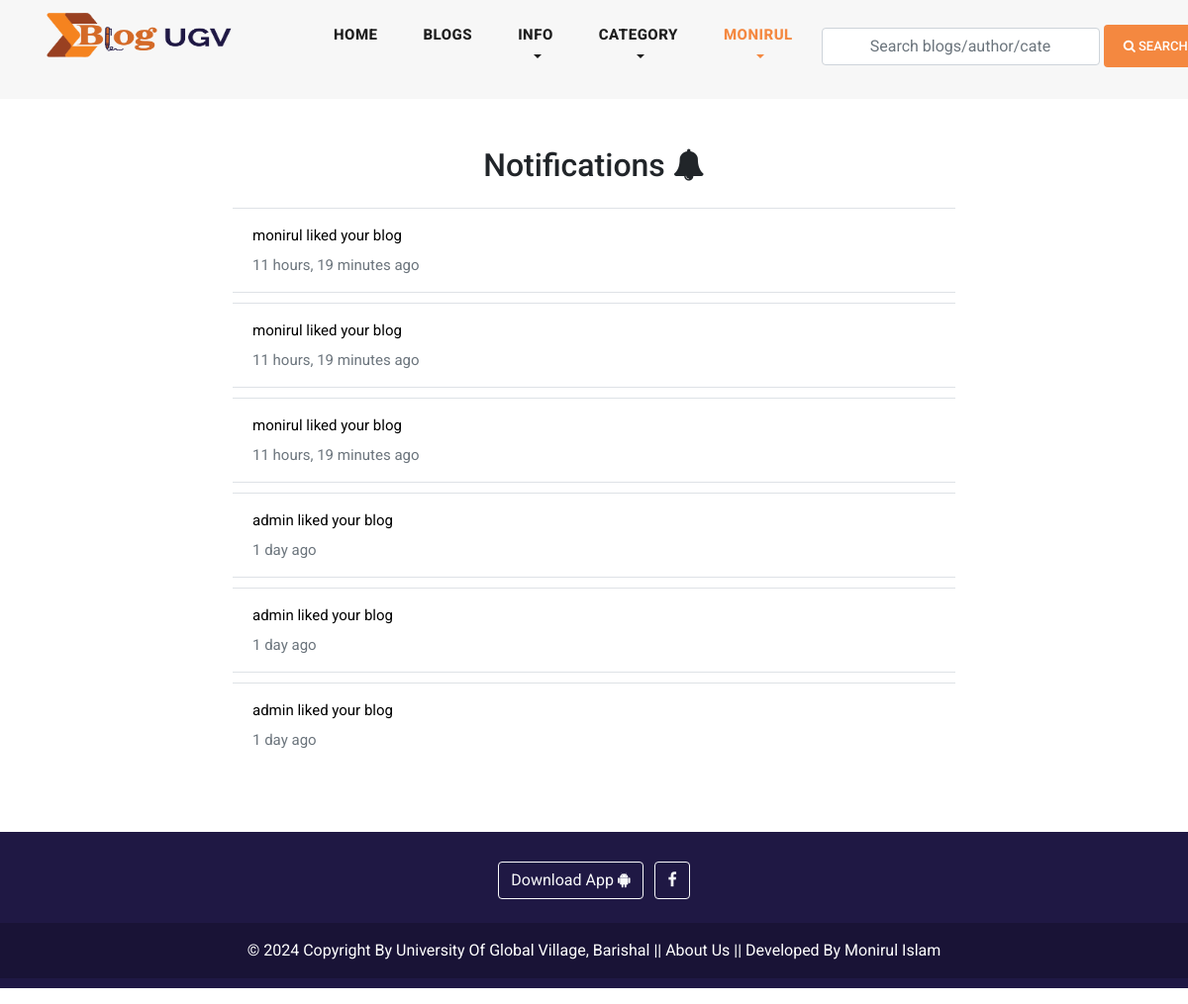
The app's page /user_notifications/ (signed in), older data.
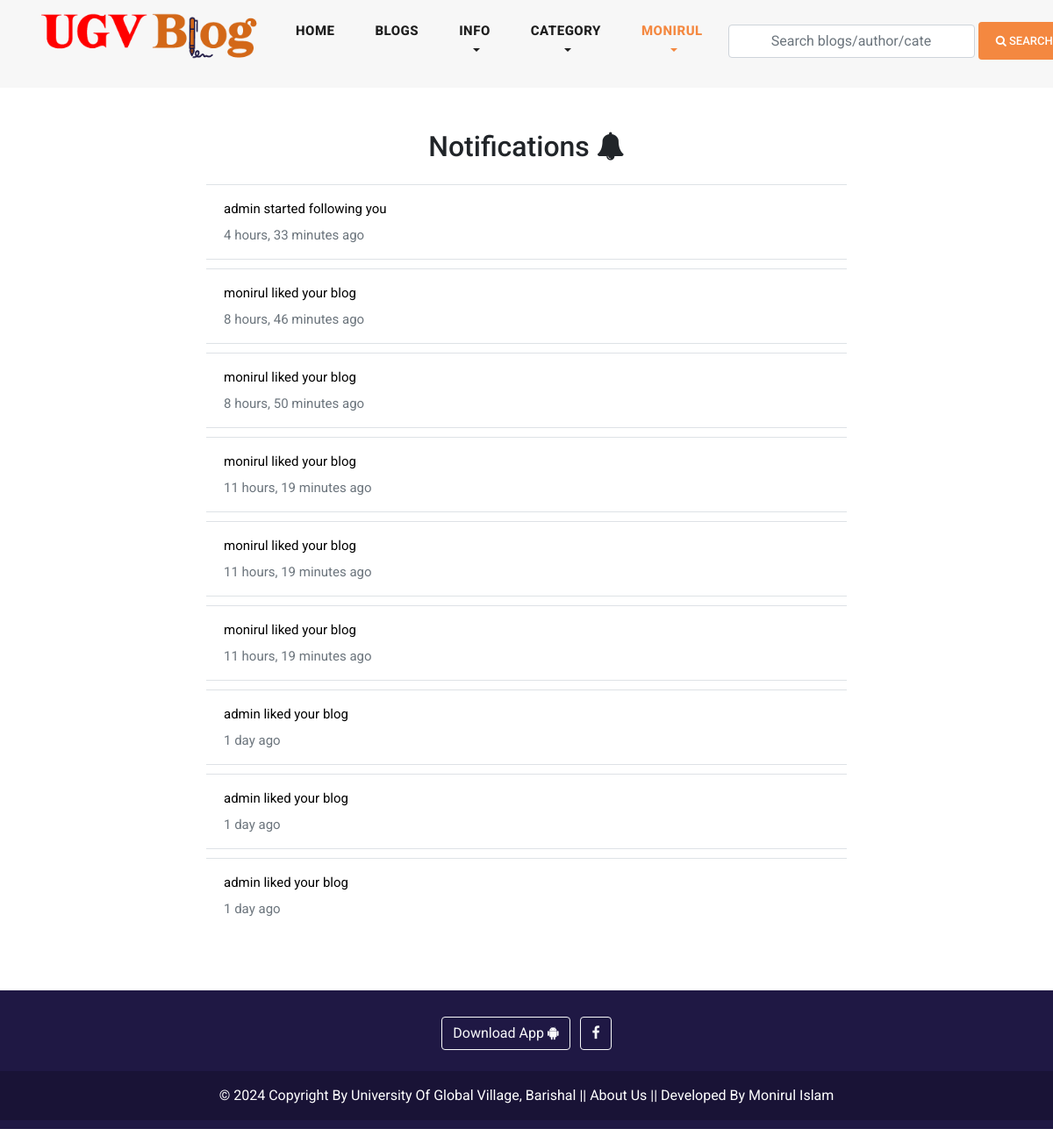
The same page, newer data.
### blog/models.py (models this page shows, shortened)
class Site(models.Model):
    header_logo = models.ImageField(upload_to="site_info")
    footer_logo = models.ImageField(upload_to="site_info")
    site_name = models.CharField(max_length=25)

### notification/models.py (models this page shows, shortened)
class Notification(models.Model):
    NOTIFICATION_TYPES = {
        "Blog", "Like", "Follow"
    }
    content_type = models.ForeignKey (
        ContentType,
        on_delete=models.CASCADE
    )
    object_id = models.BigIntegerField()
    content_object =GenericForeignKey('content_type', 'object_id')
    user = models.ForeignKey(
        User,
        related_name ='user_notifications',
        on_delete = models.CASCADE
    )
    text = models.CharField(max_length=150)
    is_seen = models.BooleanField(default=False)
    notification_types = models.CharField(
        max_length = 20,
        choices = list(zip(NOTIFICATION_TYPES, NOTIFICATION_TYPES))
    )
    created_date = models.DateTimeField(auto_now_add=True)

### user_profile/views.py (the view)
# urls.py: path('user_notifications/',user_notifications, name='user_notifications'),
@login_required(login_url ='login')
def user_notifications(request):
    notifications = Notification.objects.filter(
        user = request.user,
        is_seen = False
    )
    for notification in notifications:
        notification.is_seen = True
        notification.save()
    return render(request,'notifactions.html')

### blog/context_processors.py (called while the page is built)
def get_all_categories(request):
    categories = Category.objects.all()[:20]
    category_counts = []
    for category in categories:
        blog_count = Blog.objects.filter(category=category).count()
        if blog_count > 0:  # Only include non-empty categories
            category_counts.append({'category': category, 'blog_count': blog_count})
    context = {
        "categories":categories,
        "category_counts": category_counts,
    }
    return context

def site_info(request):
    site = Site.objects.all()
    context = {
        "site":site,
    }
    return context

def ugv_ads(request):
    latest_ad = Ugv_Ad.objects.all()
    context =  {
        'latest_ad': latest_ad,
    }
    return context

### user_profile/context_processors.py (called while the page is built)
def user_notifications(request):
    context = {}
    if request.user.is_authenticated:
        notifications = Notification.objects.filter(
            user = request.user
        ).order_by('-created_date')
        unseen = notifications.exclude(is_seen = True)
        context['notifications'] = notifications
        context['unseen'] = unseen.count()
    return context

### templates/notifactions.html (shortened to what this page needs)
{% extends 'base.html' %}
{% load static %}
{% block content %}
<section class="notifications">
    <div class="container">
        <div class="row justify-content-center mt-5">
            <div class="col-md-8">
                <h2 class="text-center mb-4">Notifications <i class="fa fa-bell"></i></h2>
                {% if notifications %}
                    <ul class="list-group list-group-flush">
                        {% for notification in notifications|slice:"50" %}
                            {% if notification.content_object %}
                                <li class="list-group-item notification-item">
                                    {% if notification.notification_types == 'Blog' or notification.notification_types == 'Like' %}
                                        <a class="text-decoration-none notification-link" href="{% if notification.content_object.slug %}{% url 'blog_details' notification.content_object.slug %}{% endif %}">
                                            <p>{{notification.text}}</p>
                                            <p class="text-muted">{{notification.created_date|timesince}} ago</p>
                                        </a>
                                    {% else %}
                                        <a class="text-decoration-none notification-link" href="{% url 'view_user_information' notification.content_object.followed_by.username %}">
                                            <p>{{notification.text}}</p>
                                            <p class="text-muted">{{notification.created_date|timesince}} ago</p>
                                        </a>
                                    {% endif %}
                                </li>
                            {% endif %}
                        {% endfor %}
                    </ul>
                {% else %}
                    <p class="text-center">No notifications yet.</p>
                {% endif %}
            </div>
        </div>
    </div>
</section>
{% endblock content %}

### templates/header.html (shortened to what this page needs)
{% load static %}
<header class="">
    <nav class="navbar navbar-expand-lg">
        <div class="container">
            {% for site_instance in site %}
            <a  class="navbar-brand" href="{% url 'home'  %}"><img draggable="false" style="width: 250px; height: 60px;" src="{{site_instance.header_logo.url}}" alt=""></a>
            {% endfor %}
        <div class="collapse navbar-collapse" id="navbarResponsive">
            <ul class="navbar-nav ml-auto">
            <li class="nav-item {% if request.path == '/' %}active{% endif %}">
                <a class="nav-link" href="{% url 'home' %}">Home
                </a>
            </li>
            <li class="nav-item {% if request.path == '/blogs/' %}active{% endif %}">
                <a class="nav-link" href="{% url 'blogs' %}">Blogs</a>
            </li>
            <li class="nav-item dropdown {% if '/top-bloggers/' in request.path %}active {% elif '/about/' in request.path %} active {% elif '/contact/' in request.path %} active {% elif '/archive/' in request.path %} active {% endif %}  ">
                <a class="nav-link dropdown-toggle" href="#" id="navbarDropdown" role="button" data-toggle="dropdown" aria-haspopup="true" aria-expanded="false">
                  Info
                </a>
            </li>
            <li class="nav-item dropdown {% if '/category_blogs/' in request.path %} active {% endif %}">
                <a class="nav-link dropdown-toggle" href="#" id="navbarDropdown" role="button" data-toggle="dropdown" aria-haspopup="true" aria-expanded="false">
                  Category
                </a>
            </li>
            <li>
                {% if request.user.is_authenticated %}
                <li class="nav-item dropdown {% if '/profile/' in request.path %}active {% elif '/user_notifications/' in request.path %}active {% elif '/wishlist/' in request.path %}active {% elif '/line_chart/' in request.path %}active {% endif %} ">
                    <a class="nav-link dropdown-toggle" href="#" id="navbarDropdown" role="button" data-toggle="dropdown" aria-haspopup="true" aria-expanded="false">
                      {% if request.user.username %}
                      {{request.user.username}}
                      {% endif %}
                    </a>
                </li>
                {% else %}
                <li class="nav-item
                {% if request.path == '/login/' %}active{% endif %}">
                    <a class="nav-link" href="{% url 'login' %}">LOGIN</a>
                </li>
                {% endif %}
            </li>
            </ul>
            <form class="form-inline d-flex flex-nowrap my-2 ml-auto search_form" action="{% url 'search_blogs' %}" method="GET" >
                <input class="form-control px-5" name="search" type="text" placeholder="Search blogs/author/category/tags "  required>
                <button class="btn btn-primary ml-1"><i class="fa fa-search"></i> Search</button>
            </form>
        </div>
        </div>
    </nav>
</header>

### templates/footer.html (shortened to what this page needs)
{% load static %}
{% for site in site %}
<div  class="container-fluid my-3 custom-container">
<footer class=" text-center text-white" style="background-color: #1F1844;">
  <div class="container-fluid p-3 pb-0">
    <section class="mb-1">
      <a class="btn btn-outline-light btn-floating m-1" href="#" role="button"
        >Download App  <i class="fa fa-android"></i
      ></a>
      <a class="btn btn-outline-light btn-floating m-1" href="https://www.facebook.com/ugvbarisal/" role="button"
        ><i class="fa fa-facebook-f"></i
      ></a>
    </section>
  </div>
  <div class="text-center p-3" style="background-color: rgba(0, 0, 0, 0.2);">
    <a  class="text-white" target="_blank" href="https://ugv.edu.bd/">© 2024 Copyright By University Of Global Village, Barishal</a> ||
    <a class="text-white"  href="{% url 'about' %}">About Us</a> ||
    <a class="text-white" target="_blank" href="https://www.facebook.com/moniruldevelopers"> Developed By Monirul Islam</a>
  </div>
</footer>
</div>
{% endfor %}

Row changes from the older to the newer data that the page shows:
changed Site: header_logo: a different picture
added Notification: text "admin started following you", created_date "4 hours, 33 minutes"
added Notification: text "monirul liked your blog", created_date "8 hours, 46 minutes"
added Notification: text "monirul liked your blog", created_date "8 hours, 50 minutes"
